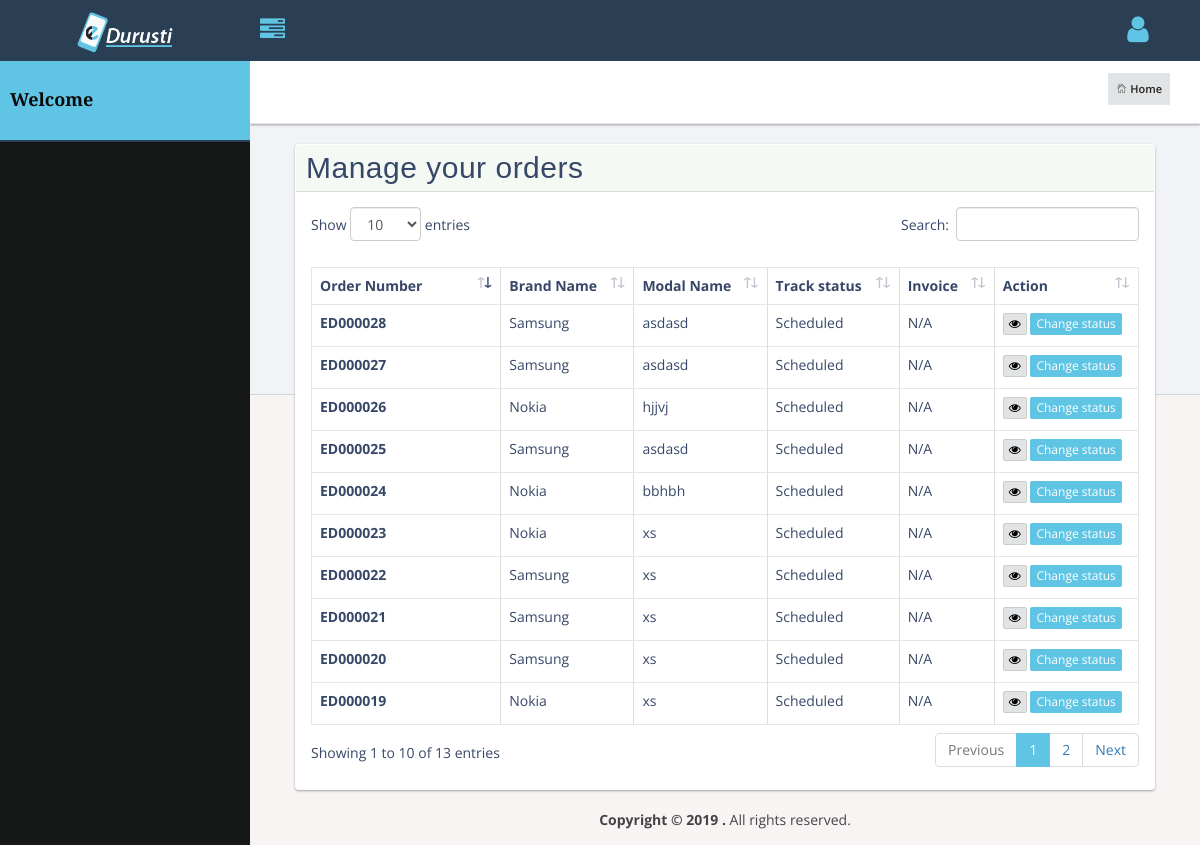
The page /admin/repair-list.php (signed in) on the database its author committed.
### tables this page shows
CREATE TABLE `order_master` (
  `ord_id` int(11) NOT NULL,
  `cust_id` int(11) NOT NULL COMMENT 'foregn key of customer table',
  `brand_id` int(11) NOT NULL,
  `model` text,
  `order_description` text,
  `issues_id` text,
  `issues_description` text,
  `pickup_date_time` datetime NOT NULL,
  `order_number` varchar(8) DEFAULT NULL,
  `status` enum('1','2','3') NOT NULL DEFAULT '1' COMMENT '1-active,2-deactive,3-cancel',
  `created_date` timestamp NOT NULL DEFAULT CURRENT_TIMESTAMP ON UPDATE CURRENT_TIMESTAMP,
  `updated_date` timestamp NOT NULL DEFAULT CURRENT_TIMESTAMP
);

CREATE TABLE `brand` (
  `brand_id` int(11) NOT NULL,
  `brand_name` varchar(55) DEFAULT NULL,
  `isDeleted` enum('1','0') NOT NULL DEFAULT '0',
  `status` enum('1','0') NOT NULL DEFAULT '1',
  `created_date` timestamp NOT NULL DEFAULT CURRENT_TIMESTAMP ON UPDATE CURRENT_TIMESTAMP
);

CREATE TABLE `model` (
  `model_id` int(11) NOT NULL,
  `brand_id` int(11) DEFAULT NULL,
  `model_name` varchar(200) DEFAULT NULL,
  `isDeleted` enum('1','0') NOT NULL DEFAULT '0',
  `created_date` timestamp NOT NULL DEFAULT CURRENT_TIMESTAMP ON UPDATE CURRENT_TIMESTAMP
);

### admin/repair-list.php (called while the page is built)
<?php
include_once('class/repair.php');
include_once('header.php');
$Repair_mob = new Repair($db);
$Repair_mob = $Repair_mob->getAllrepair_data();
$num = count($Repair_mob);
$Repair_mob_status = new Repair($db);
include('template/repair-list.tpl.php');
?>

### admin/includes/MysqliDb.php (called while the page is built, shortened)
<?php
class MysqliDb
{
    public static $prefix = '';
    protected $_mysqli = array();
    protected $_query;
    public $returnType = 'array';
    protected $_nestJoin = false;
    private $_tableName = '';
    protected $_mapKey = null;
    public $defConnectionName = 'default';
    protected $_transaction_in_progress = false;
    public function __construct($host = null, $username = null, $password = null, $db = null, $port = null, $charset = 'utf8', $socket = null)
    {
        $isSubQuery = false;
    }
    public function addConnection($name, array $params)
    {
        foreach (array('host', 'username', 'password', 'db', 'port', 'socket', 'charset') as $k) {
            $prm = isset($params[$k]) ? $params[$k] : null;
            if ($k == 'host') {
                if (is_object($prm))
                    $this->_mysqli[$name] = $prm;
                if (!is_string($prm))
                    $prm = null;
            }
        }
        return $this;
    }
    public function mysqli()
    {
        return $this->_mysqli[$this->defConnectionName];
    }
    protected function reset()
    {
        $this->_query = null;
        $this->_queryOptions = array();
        $this->returnType = 'array';
        $this->_nestJoin = false;
        $this->_tableName = '';
        $this->_mapKey = null;
        if(!$this->_transaction_in_progress ) {
            $this->defConnectionName = 'default';
        }
        return $this;
    }
    public function rawQuery($query, $bindParams = null)
    {
        $params = array('');
        $this->_query = $query;
        $stmt = $this->_prepareQuery();
        $stmt->execute();
        $res = $this->_dynamicBindResults($stmt);
        return $res;
    }
    public function rawQueryOne($query, $bindParams = null)
    {
        $res = $this->rawQuery($query, $bindParams);
        if (is_array($res) && isset($res[0])) {
            return $res[0];
        }
        return null;
    }
    protected function _dynamicBindResults(mysqli_stmt $stmt)
    {
        $parameters = array();
        $results = array();
        $mysqlLongType = 252;
        $shouldStoreResult = false;
        $meta = $stmt->result_metadata();
        $row = array();
        while ($field = $meta->fetch_field()) {
            if ($field->type == $mysqlLongType) {
                $shouldStoreResult = true;
            }
            if ($this->_nestJoin && $field->table != $this->_tableName) {
                $field->table = substr($field->table, strlen(self::$prefix));
                $row[$field->table][$field->name] = null;
                $parameters[] = & $row[$field->table][$field->name];
            } else {
                $row[$field->name] = null;
                $parameters[] = & $row[$field->name];
            }
        }
        if ($shouldStoreResult) {
            $stmt->store_result();
        }
        call_user_func_array(array($stmt, 'bind_result'), $parameters);
        while ($stmt->fetch()) {
            if ($this->returnType == 'object') {
                $result = new stdClass ();
                foreach ($row as $key => $val) {
                    if (is_array($val)) {
                        $result->$key = new stdClass ();
                        foreach ($val as $k => $v) {
                            $result->$key->$k = $v;
                        }
                    } else {
                        $result->$key = $val;
                    }
                }
            } else {
                $result = array();
                foreach ($row as $key => $val) {
                    if (is_array($val)) {
                        foreach ($val as $k => $v) {
                            $result[$key][$k] = $v;
                        }
                    } else {
                        $result[$key] = $val;
                    }
                }
            }
            if ($this->_mapKey) {
                $results[$row[$this->_mapKey]] = count($row) > 2 ? $result : end($result);
            } else {
                array_push($results, $result);
            }
        }
        return $results;
    }
    protected function _prepareQuery()
    {
        $stmt = $this->mysqli()->prepare($this->_query);
        if ($stmt !== false) {
            return $stmt;
        }
        $error = $this->mysqli()->error;
        $query = $this->_query;
        $errno = $this->mysqli()->errno;
        throw new Exception(sprintf('%s query: %s', $error, $query), $errno);
    }
    protected function replacePlaceHolders($str, $vals)
    {
        $i = 1;
        $newStr = "";
        $newStr .= $str;
        return $newStr;
    }
}

### admin/includes/database.php (called while the page is built, shortened)
<?php
include_once('MysqliDb.php');
$host = hostname;
$dbname = dbname;
$username = username;
$password = password;
$mysqli = new mysqli ($host, $username, $password, $dbname);
$db = new MysqliDb ($mysqli);
?>

### admin/class/repair.php (called while the page is built, shortened)
<?php
    class repair
	{
		public $db;
		public function __construct($_db)
		{
			$this->db = $_db;
		}
		function getAllrepair_data()
		{
			return $this->db->rawQuery("select *, b.brand_name, m.model_name, o.status as order_status from order_master as o left join brand as b on b.brand_id = o.brand_id left join model as m on m.model_id = o.model where 1=1 ORDER BY o.ord_id DESC");
		}
		function Repair_status($id)
		{
			return $this->db->rawQueryOne("select *, MAX(status) as track_status, (select status from order_master where order_number = '".$id."') as order_status from tracking where order_id ='".$id."' order by track_id DESC");
		}
	}
?>

### admin/template/repair-list.tpl.php (the view, shortened to what this page needs)
	<section class="content">
		<div class="data">
			<div class="col-sm-12">
				<div class="panel panel-bd ">
					<div class="panel-heading">
						<h2>Manage your orders</h2>
					</div>
					<div class="panel-body">
						 <div class="table-responsive">
							<table id="example" class="table table-bordered table-hover">
				<thead>
					<tr>
						<th style="width:150px;">Order Number</th>
						<th>Brand Name</th>
						<th>Modal Name</th>
						<th>Track status</th>
						<th>Invoice</th>
						<th>Action</th>
					</tr>
				</thead>
				<?php
				if($num > 0)
				{
					for($i=0;$i<$num;$i++)
					{
						?>
						<tr>
						   <td>
							   <label><?php echo $Repair_mob[$i]['order_number'];?></label>
						   </td>
						   <td><?php echo $Repair_mob[$i]['brand_name'];?></td>
						    <td><?php if($Repair_mob[$i]['model_name']) { echo $Repair_mob[$i]['model_name'];} else { echo $Repair_mob[$i]['other_model'];}?></td>
						   <td><?php
							$Repair_mob_repair_status = $Repair_mob_status->Repair_status($Repair_mob[$i]['order_number']);
							if($Repair_mob[$i]['order_status'] == '1')
							{
								if($Repair_mob_repair_status['track_status'] !="")
								{
									if($Repair_mob_repair_status['track_status']==1){
									echo "Scheduled";
									}
								}
							}
							else
							{
								echo "Cancelled";
							}
						   ?></td>
							<td>
								<?php
								if($Repair_mob[$i]['order_status'] > '1')
								{
									echo "Cancelled";
								}
								else if($Repair_mob_repair_status['track_status'] == 6)
								{
									?>
									<a href="genrate_invoice.php?t=t&id=<?php echo base64_encode($Repair_mob[$i]['ord_id']); ?>" target="_new"><button type="button" class="btn btn-success btn-xs" style="background:#00b300;">View Invoice</button></a>
									<?php
								}
								else if($Repair_mob_repair_status['track_status'] >= 4)
								{
									?>
									<a href="genrate_invoice.php?id=<?php echo base64_encode($Repair_mob[$i]['ord_id']); ?>" target="_new"><button type="button" class="btn btn-primary btn-xs">Generate Invoice</button></a>
									<?php
								}
								else
								{
									echo "N/A";
								}
								?>
							</td>
							 <td>
							<button type="button" class="btn btn-default btn-xs" style="background:#E1E3E4;" data-toggle="modal" data-target="#display" onclick="view('<?php echo $Repair_mob[$i]['ord_id']; ?>');"><i class="fa fa-eye" style="color:#000;"></i></button>
							<?php
							if($Repair_mob[$i]['order_status'] == '1')
							{
								if($Repair_mob_repair_status['track_status']==6)
								{
								?>
								<span style="color:#00b300;">Delivered</span>
								<?php
								}
								else if($Repair_mob_repair_status['track_status']==5)
								{
								?>
								<span style="color:#00b300;">Shipped</span>
								<?php
								}
								else
								{
								?>
								<button type="button" class="btn btn-info btn-xs" data-toggle="modal" data-target="#ordine" onclick="getData('<?php echo $Repair_mob[$i]['cust_id']; ?>','<?php echo $Repair_mob[$i]['order_number']; ?>');">Change status</button>
								<?php
								}
							}
							else
							{
								?>
								<span style="color:orange;">Cancelled</span>
								<?php
							}
						   ?>
						   </td>
						</tr>
						<?php
					}
				}
				?>
		</table>
	</div>
	</div>
	</div>
	</div>
	</div>
</section>
<?php include_once('footer.php'); ?>

### admin/header.php (shortened to what this page needs)
<!DOCTYPE html>
<html lang="en">
<head>
        <link href="assets/plugins/jquery-ui-1.12.1/jquery-ui.min.css" rel="stylesheet" type="text/css"/>
        <link href="assets/bootstrap/css/bootstrap.min.css" rel="stylesheet" type="text/css"/>
        <link href="assets/plugins/lobipanel/lobipanel.min.css" rel="stylesheet" type="text/css"/>
        <link href="assets/plugins/pace/flash.css" rel="stylesheet" type="text/css"/>
        <link href="assets/font-awesome/css/font-awesome.min.css" rel="stylesheet" type="text/css"/>
        <link href="assets/pe-icon-7-stroke/css/pe-icon-7-stroke.css" rel="stylesheet" type="text/css"/>
        <link href="assets/themify-icons/themify-icons.css" rel="stylesheet" type="text/css"/>
		<link rel="stylesheet" type="text/css" href="assets/datatable/dataTables.bootstrap4.min.css"/>
        <link href="assets/dist/css/stylehealth.min.css" rel="stylesheet" type="text/css"/>
    </head>
    <body class="hold-transition sidebar-mini">
        <div class="wrapper">
			<header class="main-header">
				<a href="../index.php" class="logo">
					<span class="logo-lg">
						<img src="../images/home/logo_mobile.png" alt="">
					</span>
				</a>
				<nav class="navbar navbar-static-top ">
					<a href="#" class="sidebar-toggle" data-toggle="offcanvas" role="button">
						<span class="fa fa-tasks"></span>
					</a>
					<div class="navbar-custom-menu">
						<ul class="nav navbar-nav">
							<li class="dropdown dropdown-user admin-user">
								<a href="#" class="dropdown-toggle" data-toggle="dropdown">
									<i class="fa fa-user fa-lg"></i>
								</a>
							</li>
						</ul>
					</div>
				</nav>
			</header>
			<aside class="main-sidebar">
				<div class="sidebar">
					<div class="user-panel">
						<div class="info">
							<h4>Welcome</h4>
						</div>
					</div>
				</div>
			</aside>
            <div class="content-wrapper">
                <section class="content-header" style="padding-top:50px;">
                    <div class="header-title">
                        <ol class="breadcrumb hidden-xs">
                            <li><a href="index.php"><i class="pe-7s-home"></i> Home</a></li>
                        </ol>
                    </div>
                </section>

### admin/footer.php (shortened to what this page needs)
</div>
<footer class="main-footer">
    <strong>Copyright &copy; 2019 <a href="#"></a>.</strong> All rights reserved.
</footer>
</div>
    </body>
    </html>

### rows shown on the page
order_master: order_number "ED000028", brand.brand_name "Samsung", model.model_name "asdasd", status "Scheduled"
order_master: order_number "ED000027", brand.brand_name "Samsung", model.model_name "asdasd", status "Scheduled"
order_master: order_number "ED000026", brand.brand_name "Nokia", model.model_name "hjjvj", status "Scheduled"
order_master: order_number "ED000025", brand.brand_name "Samsung", model.model_name "asdasd", status "Scheduled"
order_master: order_number "ED000024", brand.brand_name "Nokia", model.model_name "bbhbh", status "Scheduled"
order_master: order_number "ED000023", brand.brand_name "Nokia", model.model_name "xs", status "Scheduled"
order_master: order_number "ED000022", brand.brand_name "Samsung", model.model_name "xs", status "Scheduled"
order_master: order_number "ED000021", brand.brand_name "Samsung", model.model_name "xs", status "Scheduled"
order_master: order_number "ED000020", brand.brand_name "Samsung", model.model_name "xs", status "Scheduled"
order_master: order_number "ED000019", brand.brand_name "Nokia", model.model_name "xs", status "Scheduled"
